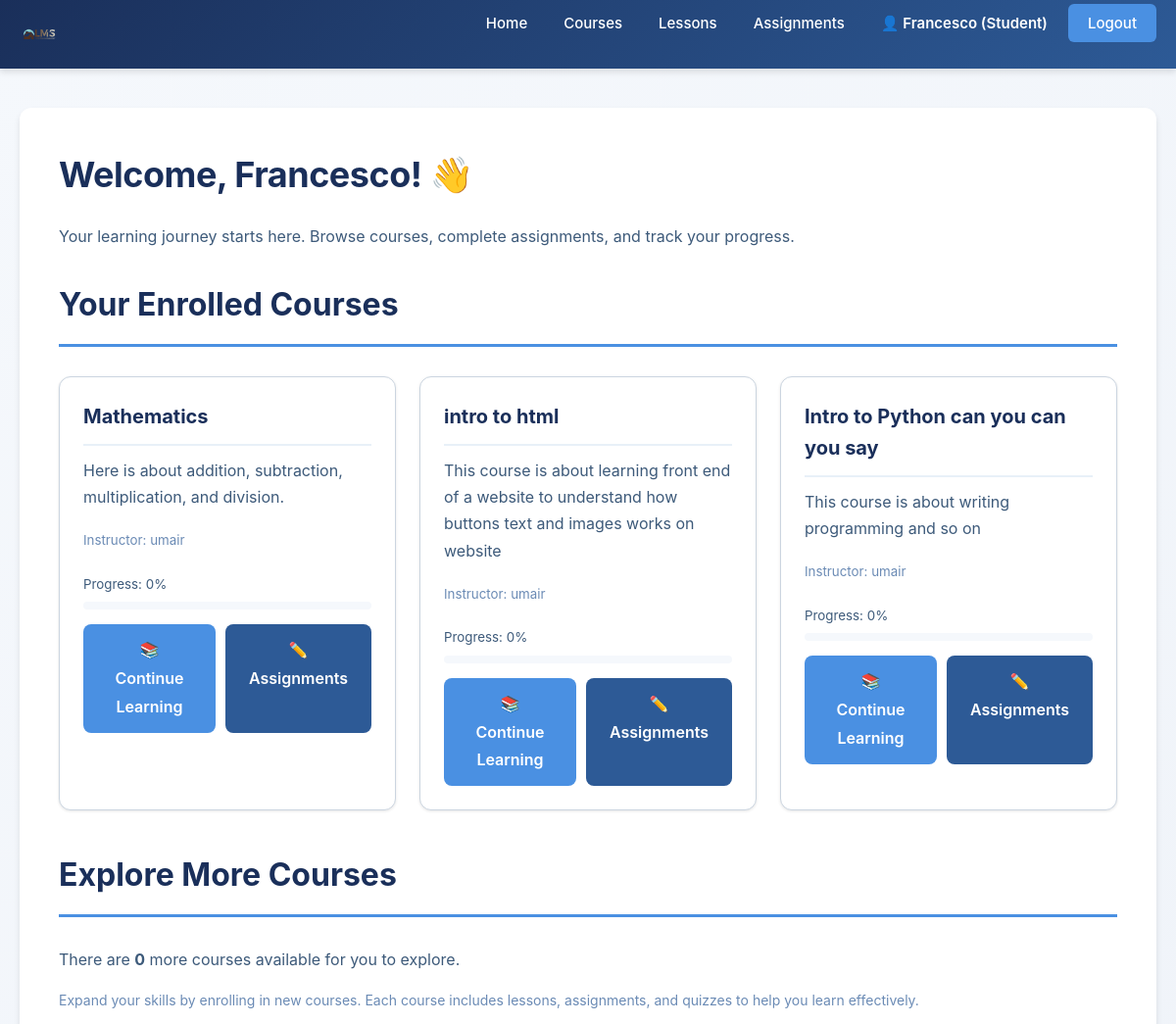
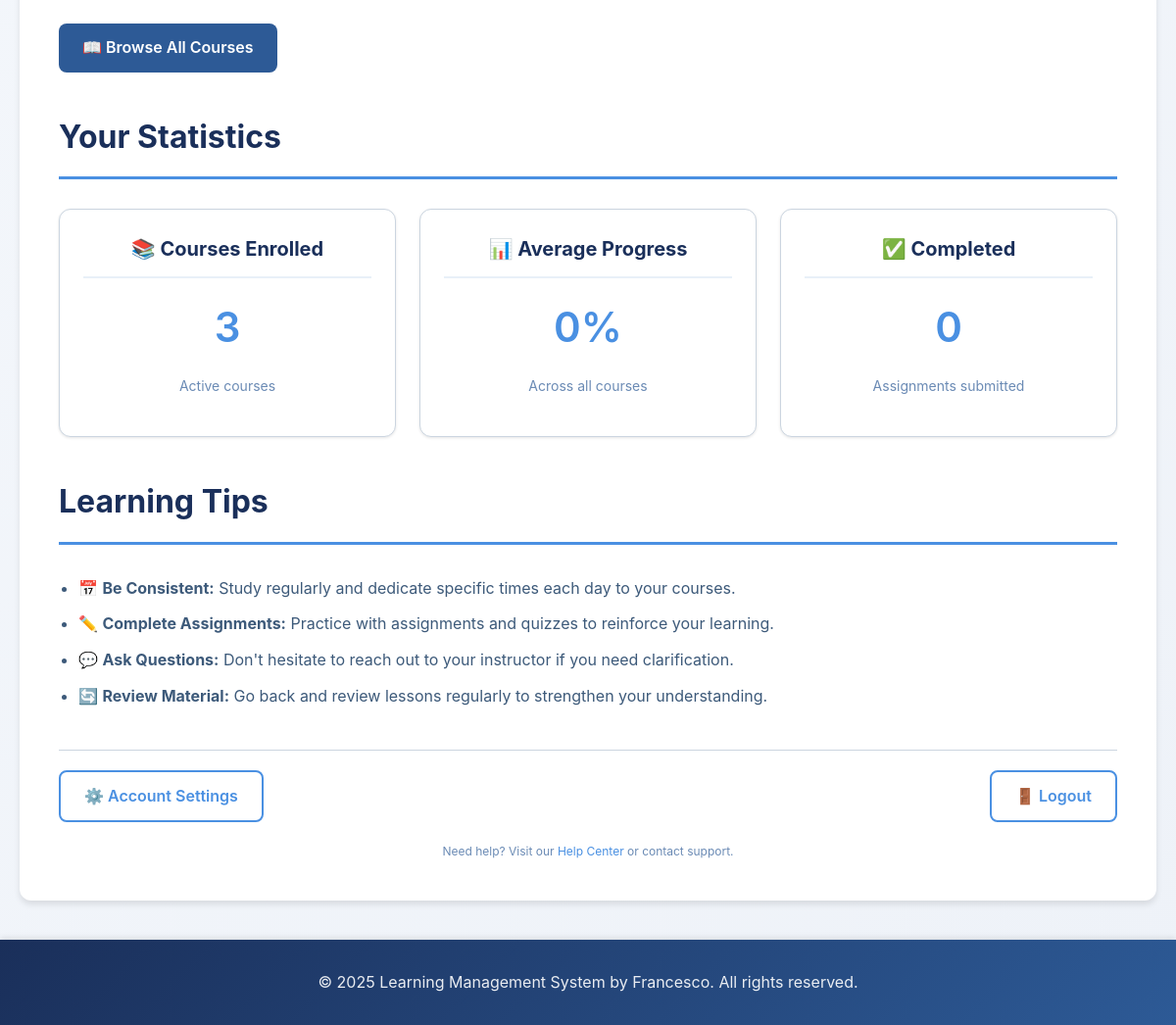
The app's page /student_dashboard (signed in) with its own data (2 pictures, top to bottom).
### tables this page shows
CREATE TABLE enrollments (
            -- Unique identifier for each enrollment
            id INTEGER PRIMARY KEY AUTOINCREMENT,
            -- ID of the student
            student_id INTEGER NOT NULL,
            -- ID of the course
            course_id INTEGER NOT NULL,
            -- Timestamp when student enrolled
            enrolled_at TIMESTAMP DEFAULT CURRENT_TIMESTAMP,
            -- Student's progress percentage (0-100)
            progress INTEGER DEFAULT 0,
            -- Foreign keys
            FOREIGN KEY (student_id) REFERENCES users(id),
            FOREIGN KEY (course_id) REFERENCES courses(id),
            -- Unique constraint: each student can only enroll once per course
            UNIQUE(student_id, course_id)
        );

CREATE TABLE courses (
            -- Unique identifier for each course
            id INTEGER PRIMARY KEY AUTOINCREMENT,
            -- Unique course ID number
            course_id INTEGER,
            -- Course title (must be unique)
            title TEXT NOT NULL UNIQUE,
            -- Description of what the course covers
            description TEXT,
            -- ID of the teacher who created this course
            teacher_id INTEGER,
            -- Timestamp when course was created
            created_at TIMESTAMP DEFAULT CURRENT_TIMESTAMP,
            -- Foreign key linking to the teacher user
            FOREIGN KEY (teacher_id) REFERENCES users(id)
        );

CREATE TABLE users (
            -- Unique identifier for each user (auto-incrementing primary key)
            id INTEGER PRIMARY KEY AUTOINCREMENT,
            -- Username must be unique (no two users can have same username)
            username TEXT NOT NULL UNIQUE,
            -- Email must be unique (no two users can have same email)
            email TEXT NOT NULL UNIQUE,
            -- Password stored as hashed string (never plain text)
            password TEXT NOT NULL,
            -- Full name of the user
            full_name TEXT NOT NULL,
            -- User role: either 'student' or 'teacher'
            role TEXT NOT NULL DEFAULT 'student',
            -- Timestamp when account was created (automatic)
            created_at TIMESTAMP DEFAULT CURRENT_TIMESTAMP,
            -- Timestamp of last login
            last_login TIMESTAMP
        );

### app.py (the view)
@app.route("/student_dashboard")
def student_dashboard():
    if 'user_id' not in session:
        return redirect(url_for('login'))
    if session.get('role') != 'student':
        return redirect(url_for('home'))
    try:
        conn = get_db_connection()
        cursor = conn.cursor()
        cursor.execute("""
            SELECT c.id, c.title, c.description, c.teacher_id, u.full_name as teacher_name, e.progress
            FROM courses c
            LEFT JOIN enrollments e ON c.id = e.course_id
            LEFT JOIN users u ON c.teacher_id = u.id
            WHERE e.student_id = ?
            ORDER BY c.created_at DESC
        """, (session['user_id'],))
        enrolled_courses = cursor.fetchall()
        cursor.execute("""
            SELECT COUNT(*) as count FROM courses
            WHERE id NOT IN (
                SELECT course_id FROM enrollments WHERE student_id = ?
            )
        """, (session['user_id'],))
        available_courses_count = cursor.fetchone()['count']
        conn.close()
        return render_template('student_dashboard.html',
                             enrolled_courses=enrolled_courses,
                             available_courses_count=available_courses_count,
                             full_name=session.get('full_name'))
    except Exception as e:
        return render_template('student_dashboard.html', enrolled_courses=[], error='Error loading courses')

### app.py (called while the page is built)
def get_db_connection(db_name="lms.db"):
    conn = sqlite3.connect(db_name)
    conn.row_factory = sqlite3.Row
    return conn

### templates/student_dashboard.html (shortened to what this page needs)
{% extends 'base.html' %}
{% block content %}
    <h1>Welcome, {{ full_name }}! 👋</h1>
    <p>Your learning journey starts here. Browse courses, complete assignments, and track your progress.</p>
    <div class="section mt-30">
        <h2 class="section-title">Your Enrolled Courses</h2>
        {% if enrolled_courses %}
            <div class="grid">
                {% for course in enrolled_courses %}
                    <div class="card">
                        <div class="card-header">{{ course.title }}</div>
                        <div class="card-body">
                            <p>{{ course.description or 'No description available' }}</p>
                            <p class="text-muted"><small>Instructor: {{ course.teacher_name or 'Unassigned' }}</small></p>
                            <div style="margin: 15px 0;">
                                <small style="color: var(--medium-text);">Progress: {{ course.progress or 0 }}%</small>
                                <div style="background-color: var(--bg-light); border-radius: 8px; height: 8px; margin-top: 5px; overflow: hidden;">
                                </div>
                            </div>
                            <div style="display: flex; gap: 10px; margin-top: 15px;">
                                <a href="{{ url_for('course') }}" class="btn btn-primary" style="flex: 1; text-align: center;">📚 Continue Learning</a>
                                <a href="{{ url_for('assignments') }}" class="btn btn-secondary" style="flex: 1; text-align: center;">✏️ Assignments</a>
                            </div>
                        </div>
                    </div>
                {% endfor %}
            </div>
        {% else %}
            <p class="text-muted">You haven't enrolled in any courses yet.</p>
            <a href="{{ url_for('course') }}" class="btn btn-primary mt-20">Browse Available Courses</a>
        {% endif %}
    </div>
    <div class="section mt-30">
        <h2 class="section-title">Explore More Courses</h2>
        <p>There are <strong>{{ available_courses_count }}</strong> more courses available for you to explore.</p>
        <p style="color: var(--light-text); font-size: 14px;">
            Expand your skills by enrolling in new courses. Each course includes lessons, assignments, and quizzes to help you learn effectively.
        </p>
        <a href="{{ url_for('course') }}" class="btn btn-secondary mt-20">📖 Browse All Courses</a>
    </div>
    <div class="section mt-30">
        <h2 class="section-title">Your Statistics</h2>
        <div class="grid">
            <div class="card" style="text-align: center;">
                <div class="card-header">📚 Courses Enrolled</div>
                <div class="card-body">
                    <h2 style="color: var(--accent-blue); font-size: 42px; margin: 10px 0;">{{ enrolled_courses | length }}</h2>
                    <p style="color: var(--light-text); font-size: 14px;">Active courses</p>
                </div>
            </div>
            <div class="card" style="text-align: center;">
                <div class="card-header">📊 Average Progress</div>
                <div class="card-body">
                    <h2 style="color: var(--accent-blue); font-size: 42px; margin: 10px 0;">0%</h2>
                    <p style="color: var(--light-text); font-size: 14px;">Across all courses</p>
                </div>
            </div>
            <div class="card" style="text-align: center;">
                <div class="card-header">✅ Completed</div>
                <div class="card-body">
                    <h2 style="color: var(--accent-blue); font-size: 42px; margin: 10px 0;">0</h2>
                    <p style="color: var(--light-text); font-size: 14px;">Assignments submitted</p>
                </div>
            </div>
        </div>
    </div>
    <div class="section mt-30">
        <h2 class="section-title">Learning Tips</h2>
        <ul style="line-height: 1.9; color: var(--medium-text);">
            <li>📅 <strong>Be Consistent:</strong> Study regularly and dedicate specific times each day to your courses.</li>
            <li>✏️ <strong>Complete Assignments:</strong> Practice with assignments and quizzes to reinforce your learning.</li>
            <li>💬 <strong>Ask Questions:</strong> Don't hesitate to reach out to your instructor if you need clarification.</li>
            <li>🔄 <strong>Review Material:</strong> Go back and review lessons regularly to strengthen your understanding.</li>
        </ul>
    </div>
    <div style="margin-top: 40px; border-top: 1px solid var(--border-color); padding-top: 20px;">
        <div style="display: flex; justify-content: space-between; gap: 10px;">
            <div style="flex: 1;">
                <a href="#" class="btn btn-outline">⚙️ Account Settings</a>
            </div>
            <div style="flex: 1; text-align: right;">
                <a href="{{ url_for('logout') }}" class="btn btn-outline">🚪 Logout</a>
            </div>
        </div>
    </div>
    <div style="margin-top: 20px; text-align: center; color: var(--light-text); font-size: 12px;">
        Need help? Visit our <a href="#" style="color: var(--accent-blue);">Help Center</a> or contact support.
    </div>
{% endblock %}

### static/style.css (style rules this page uses)
:root { --primary-navy: #1a2f5a; --primary-blue: #2d5a96; --accent-blue: #4a90e2; --light-blue: #e8f0f8; --dark-text: #1f3a5f; --medium-text: #3d5a7a; --light-text: #6b8bb5; --white: #ffffff; --bg-light: #f5f8fc; --bg-lighter: #eef2f8; --border-color: #cbd5e0; --shadow-sm: 0 1px 3px rgba(0, 0, 0, 0.1); --shadow-md: 0 4px 6px rgba(0, 0, 0, 0.1); --shadow-lg: 0 10px 20px rgba(0, 0, 0, 0.15); --transition: all 0.3s ease; }
* { margin: 0; padding: 0; box-sizing: border-box; }
html, body { height: 100%; }
body { font-family: -apple-system, BlinkMacSystemFont, 'Segoe UI', 'Roboto', 'Oxygen', 'Ubuntu', 'Cantarell', 'Fira Sans', 'Droid Sans', 'Helvetica Neue', sans-serif; background: linear-gradient(135deg, #f5f8fc 0%, #eef2f8 100%); color: var(--dark-text); font-size: 16px; line-height: 1.6; min-height: 100vh; display: flex; flex-direction: column; }
body { display: flex; flex-direction: column; }
h1 { color: var(--primary-navy); font-size: 36px; font-weight: 700; margin-bottom: 20px; letter-spacing: -0.5px; }
h2 { color: var(--primary-blue); font-size: 28px; font-weight: 600; margin-bottom: 16px; margin-top: 24px; }
p { color: var(--medium-text); font-size: 16px; margin-bottom: 16px; line-height: 1.7; }
a { color: var(--accent-blue); text-decoration: none; transition: var(--transition); }
.btn { display: inline-block; padding: 12px 24px; border: none; border-radius: 8px; font-size: 16px; font-weight: 600; cursor: pointer; transition: var(--transition); text-decoration: none; text-align: center; }
.btn-primary { background-color: var(--accent-blue); color: var(--white); }
.btn-secondary { background-color: var(--primary-blue); color: var(--white); }
.btn-outline { background-color: transparent; color: var(--accent-blue); border: 2px solid var(--accent-blue); }
.card { background: var(--white); border-radius: 12px; padding: 24px; border: 1px solid var(--border-color); box-shadow: var(--shadow-sm); transition: var(--transition); }
.card-header { color: var(--primary-navy); font-size: 20px; font-weight: 700; margin-bottom: 12px; border-bottom: 2px solid var(--light-blue); padding-bottom: 12px; }
.card-body { color: var(--medium-text); line-height: 1.8; }
.section { margin-bottom: 40px; }
.section-title { color: var(--primary-navy); font-size: 32px; font-weight: 700; margin-bottom: 30px; border-bottom: 3px solid var(--accent-blue); padding-bottom: 15px; }
.grid { display: grid; grid-template-columns: repeat(auto-fit, minmax(300px, 1fr)); gap: 24px; margin-bottom: 30px; }
ul, ol { margin-left: 20px; margin-bottom: 16px; color: var(--medium-text); }
li { margin-bottom: 8px; line-height: 1.8; }
.text-muted { color: var(--light-text); }
.mt-20 { margin-top: 20px; }
.mt-30 { margin-top: 30px; }

### records on screen
enrollments: title "Mathematics", description "Here is about addition, subtraction, multiplication, and division.", full_name "umair", progress "0"
enrollments: title "intro to html", description "This course is about learning front end of a website to understand how buttons text and images works on website", full_name "umair", progress "0"
enrollments: title "Intro to Python can you can you say", description "This course is about writing programming and so on", full_name "umair", progress "0"

### other values on screen
{{ session.get('full_name') }} "Francesco"
{{ full_name }} "Francesco"
{{ available_courses_count }} "0"
{{ enrolled_courses | length }} "3"
